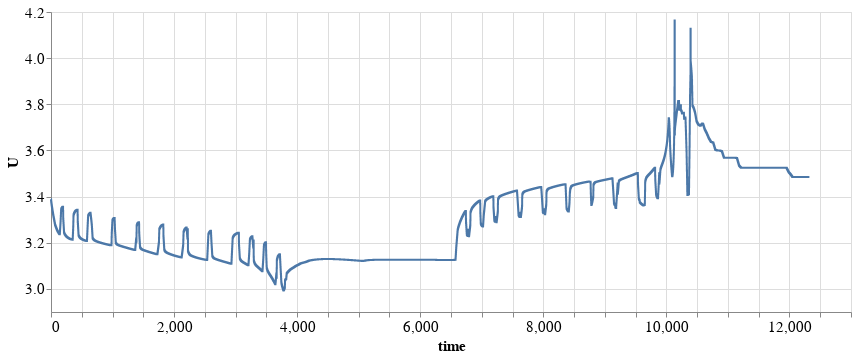

The cell this chart's notebook holds for it:
### Markdown cell above
## Test cycle simulation

### Code cell
import mpc_optimizer
reload(mpc_optimizer)

from mpc_optimizer import MPCOptimizer, FmuSource

state_vars = [
    'time',
    'theveninBasedBattery.voltageSource.U_ocv.v', 'theveninBasedBattery.R_ts.v',
    'theveninBasedBattery.R_tl.v',
    'theveninBasedBattery.coulombSocCounter.integrator.y',
    'theveninBasedBattery.capacityFadingCalc.socIntegrator.y',
    'theveninBasedBattery.capacityFadingCalc.socSquareIntegrator.y',
    'theveninBasedBattery.capacityFadingCalc.capacityFade',
    'theveninBasedBattery.capacityFadingCalc.Ah_throughput.y',
    'theveninBasedBattery.capacityFadingCalc.cycleStartTime',
#     'I_req',
    'theveninBasedBattery.v'
]

full_var_name = {
              'time': 'time',
              'U_ocv': 'theveninBasedBattery.voltageSource.U_ocv.v',
              'R_ts': 'theveninBasedBattery.R_ts.v',
              'R_tl': 'theveninBasedBattery.R_tl.v',
              'I_int': 'theveninBasedBattery.coulombSocCounter.integrator.y',
              'SoC_int': 'theveninBasedBattery.capacityFadingCalc.socIntegrator.y',
              'SoC_square_int': 'theveninBasedBattery.capacityFadingCalc.socSquareIntegrator.y',
              'xi': 'theveninBasedBattery.capacityFadingCalc.capacityFade',
              'Ah_throughput': 'theveninBasedBattery.capacityFadingCalc.Ah_throughput.y',
              't_last': 'theveninBasedBattery.capacityFadingCalc.cycleStartTime',
              'I_req': 'I_req',
              'SoC': 'theveninBasedBattery.coulombSocCounter.SoC', 
              'SoH': 'theveninBasedBattery.SoH',
              'U' : 'theveninBasedBattery.v'
              }
mpc = MPCOptimizer(
    fmu=FmuSource.from_fmu(Path('/home/developer/ipynotebooks/BatteryMPC_BatteryWithFullCycle.fmu')),
    state_variables=state_vars,
    input_vec=['I_req'],
    output_vec=['theveninBasedBattery.coulombSocCounter.SoC', 'theveninBasedBattery.SoH'],
    horizon_num=5,
    mpc_step=60
)

C_bat = 1.1
c_rate_per_second = C_bat/3600

test_df = pd.read_csv('plots_data/test_cycle.csv')
test_df = test_df.rename(columns={'x': 'Time'})
test_df['y'] = test_df['y']*c_rate_per_second
test_df['Time'] = test_df['Time'].apply(lambda x: max(x, 0))
test_df['Time'] = pd.to_datetime(test_df['Time'], unit='m')
test_df = test_df.set_index('Time').resample("s").mean().interpolate(
    method='time', axis=0)

test_df['Time'] = test_df.reset_index()['Time'].values.astype('int')/10**9
test_df = test_df.set_index('Time')


start_time = 0
final_time = len(test_df)

states = mpc.simulate(start_time, final_time, test_df, save_all=True)
states[full_var_name['U']] *= -1

alt.Chart(states.rename(columns={v: k for k, v in full_var_name.items()})).mark_line(interpolate='step').encode(
    x = alt.X('time:Q', title='time'),
    y = alt.Y("U:Q", scale=alt.Scale(zero=False)),
#     color=alt.value('red')
#     color=alt.Color('type:N', scale=alt.Scale(scheme='set1'))
).configure_view(
    height=300, 
    width=800
).configure_legend(
    labelFont='CMU Serif',
    titleFont='CMU Serif',
    labelFontSize=15,
    titleFontSize=15,
).configure_axis(
    labelFont='CMU Serif',
    titleFont='CMU Serif',
    labelFontSize=15,
    titleFontSize=15,
)

### Figure 1 — Vega-Lite specification as saved in the notebook (floating-point values rounded to 4 significant figures; data arrays with more than 128 entries replaced by an {"elided": "..."} marker saying what was removed)
{"config": {"view": {"continuousWidth": 400, "continuousHeight": 300, "height": 300, "width": 800}, "axis": {"labelFont": "CMU Serif", "labelFontSize": 15, "titleFont": "CMU Serif", "titleFontSize": 15}, "legend": {"labelFont": "CMU Serif", "labelFontSize": 15, "titleFont": "CMU Serif", "titleFontSize": 15}}, "data": {"name": "data-b82f4c8ce37f0fec298b1496e1aa8c29"}, "mark": {"type": "line", "interpolate": "step"}, "encoding": {"x": {"type": "quantitative", "field": "time", "title": "time"}, "y": {"type": "quantitative", "field": "U", "scale": {"zero": false}}}, "$schema": "https://vega.github.io/schema/vega-lite/v4.8.1.json", "datasets": {"data-b82f4c8ce37f0fec298b1496e1aa8c29": {"elided": "6001 records"}}}
